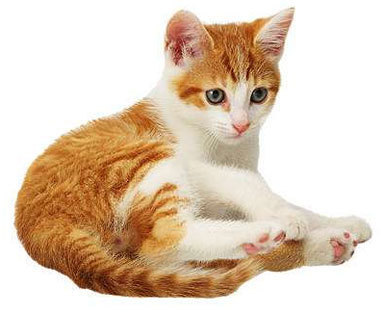
#> input picture catface_detection/cat1.jpg, 384 x 314 px
$ python catface_detection.py
#> lines starting #> are read from the running program, lines starting #| are printed output that depends on the picture; after the words box and inside, x2 and y2 are one past the last pixel; in counts of white or black regions, pixels touching at a corner belong together
# -*- coding: utf-8 -*-
"""
Created on Sat Nov  3 13:36:57 2018

@author: yzzhao2
"""

import numpy as np
import cv2
import os

cat_cascade = cv2.CascadeClassifier('haarcascade_frontalcatface.xml')
cat_ext_cascade = cv2.CascadeClassifier('haarcascade_frontalcatface_extended.xml')

def catface_detector(imgpath, SF = 1.1, N = 3):
    # read the image
#> called with imgpath = './cat1.jpg', SF = 1.1, N = 3
    img = cv2.imread(imgpath)
#> img is the input picture: shape (314, 384, 3); mean B, G, R 185.2, 205, 224.7
    gray = cv2.cvtColor(img, cv2.COLOR_BGR2GRAY)
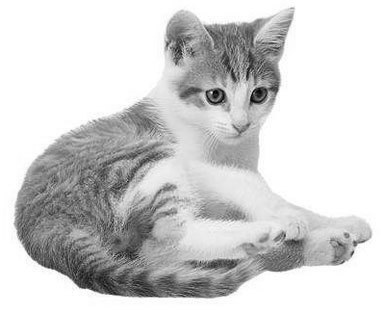
#> gray: shape (314, 384); min 0, max 255, mean 208.6

    cats = cat_cascade.detectMultiScale(gray, scaleFactor = SF, minNeighbors = N)
#> cats = [[189, 55, 98, 98]]
    cats_ext = cat_ext_cascade.detectMultiScale(gray, scaleFactor = SF, minNeighbors = N)
#> cats_ext = [[189, 55, 96, 96]]

    for (x, y, w, h) in cats:
        img = cv2.rectangle(img, (x, y), (x + w, y + h), (255, 0, 0), 2)
#> this loop made 1 pass
#> pass 1, in catface_detector, `img = cv2.rectangle(img, (x, y), (x + w, y + h), (255, 0, 0), 2)`:
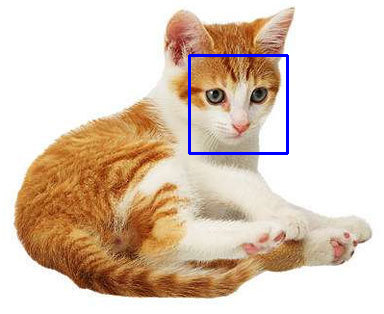
#> img: shape (314, 384, 3); 0.97% of pixels changed, all inside (x1, y1, x2, y2) = (188, 54, 289, 155)
    for (x, y, w, h) in cats_ext:
        img = cv2.rectangle(img, (x, y), (x + w, y + h), (0, 255, 0), 2)
#> this loop made 1 pass
#> pass 1, in catface_detector, `img = cv2.rectangle(img, (x, y), (x + w, y + h), (0, 255, 0), 2)`:
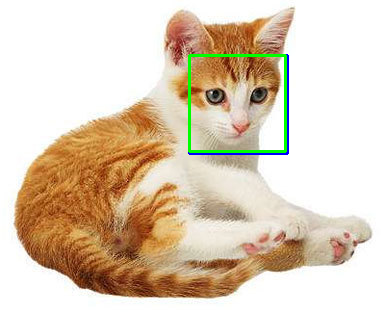
#> img: shape (314, 384, 3); 0.95% of pixels changed, all inside (x1, y1, x2, y2) = (188, 54, 287, 153)

    return img

def catface_generator(imgpath, savepath, SF = 1.1, N = 3):
    # read the image
    img = cv2.imread(imgpath)
    gray = cv2.cvtColor(img, cv2.COLOR_BGR2GRAY)

    cats = cat_cascade.detectMultiScale(gray, scaleFactor = SF, minNeighbors = N)

    for i, (x, y, w, h) in enumerate(cats):
        img = img[y : (y + h), x : (x + w), :]
        savename =  str(i) + imgpath.split('\\')[-1]
        savename = savepath + '\\' + savename
        cv2.imwrite(savename, img)

def get_files(path):
    # read a folder, return the complete path
    ret = []
    for root, dirs, files in os.walk(path):
        for filespath in files:
            ret.append(os.path.join(root,filespath))
    return ret

if __name__ == "__main__":

    '''
    # This part is for ImageNet
    basepath = 'C:\\Users\\ZHAO Yuzhi\\Desktop\\dataset\\ILSVRC2012_train_256'
    savepath = './catface_ImageNet'
    imglist = get_files(basepath)
    ImageNet_cat_range = [2085620, 2138441]
    for i, imgpath in enumerate(imglist):
        if i % 1000 == 0:
            print('Now it is the %d-th image', i)
        imgnumber = int(imgpath.split('\\')[-1][2:9])
        if imgnumber >= ImageNet_cat_range[0] and imgnumber <= ImageNet_cat_range[1]:
            catface.catface_generator(imgpath, savepath)
    '''

    '''
    This part is for CUHK cat face dataset
    basepath = 'C:\\Users\\ZHAO Yuzhi\\Desktop\\dataset\\cat_dataset'
    savepath = './catface_CUHKcat'
    imglist = get_files(basepath)
    for i, imgpath in enumerate(imglist):
        if imgpath.split('\\')[-1][-3:] == 'jpg':
            if i % 1000 == 0:
                print('Now it is the %d-th image', i)
            catface.catface_generator(imgpath, savepath)
    '''

    '''
    # This part is for Columbia dog dataset
    basepath = 'C:\\Users\\ZHAO Yuzhi\\Desktop\\dataset\\CU_Dogs\\dogImages'
    savepath = './dogface_CUdog'
    imglist = get_files(basepath)
    for i, imgpath in enumerate(imglist):
        if i % 1000 == 0:
            print('Now it is the %d-th image', i)
        catface_generator(imgpath, savepath)
    '''

    # Image-based experiment
    img = catface_detector('./cat1.jpg')
    cv2.imwrite('./cat1_result.jpg', img)
    cv2.imshow('detected image', img)
    cv2.waitKey(0)

$ run again, with catface_detection/cat3.jpg copied over catface_detection/cat1.jpg
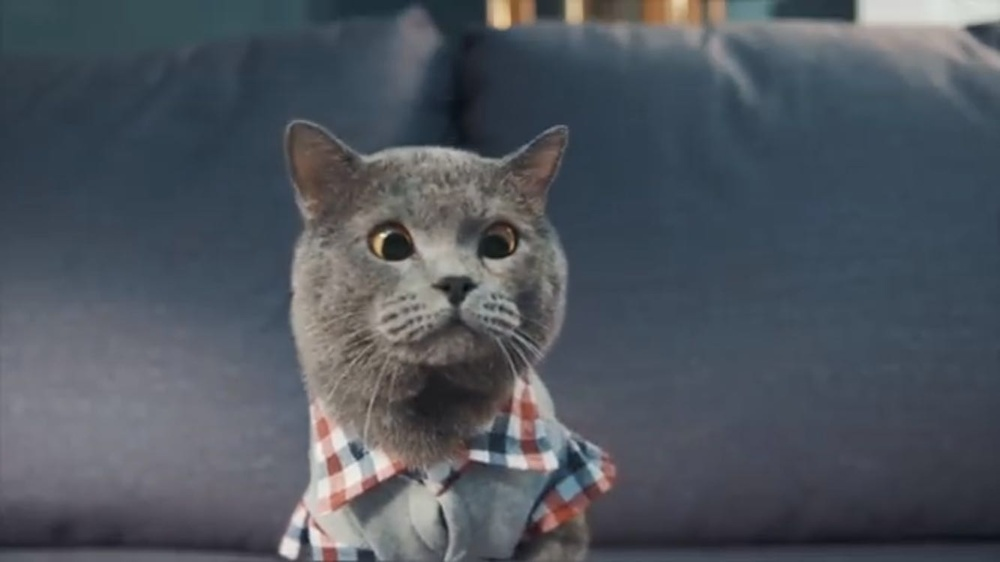
#> input picture catface_detection/cat3.jpg, 1000 x 562 px, shrunk from 1334 x 750 before the run
#> in catface_detector, img is the input picture: shape (562, 1000, 3); mean B, G, R 93.8, 85.2, 79.1
#> cats = [[325, 138, 244, 244]]
#> cats_ext = [[315, 138, 256, 256]]
#> the loop in catface_detector, `for (x, y, w, h) in cats:` made 1 pass
#> pass 1, in catface_detector, `img = cv2.rectangle(img, (x, y), (x + w, y + h), (255, 0, 0), 2)`:
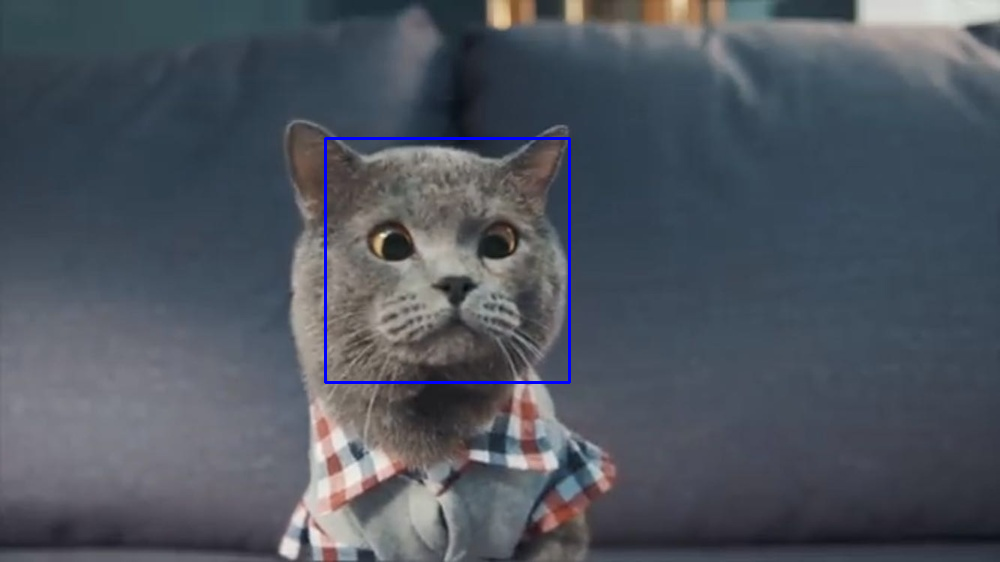
#> img: shape (562, 1000, 3); 0.52% of pixels changed, all inside (x1, y1, x2, y2) = (324, 137, 571, 384)
#> the loop in catface_detector, `for (x, y, w, h) in cats_ext:` made 1 pass
#> pass 1, in catface_detector, `img = cv2.rectangle(img, (x, y), (x + w, y + h), (0, 255, 0), 2)`:
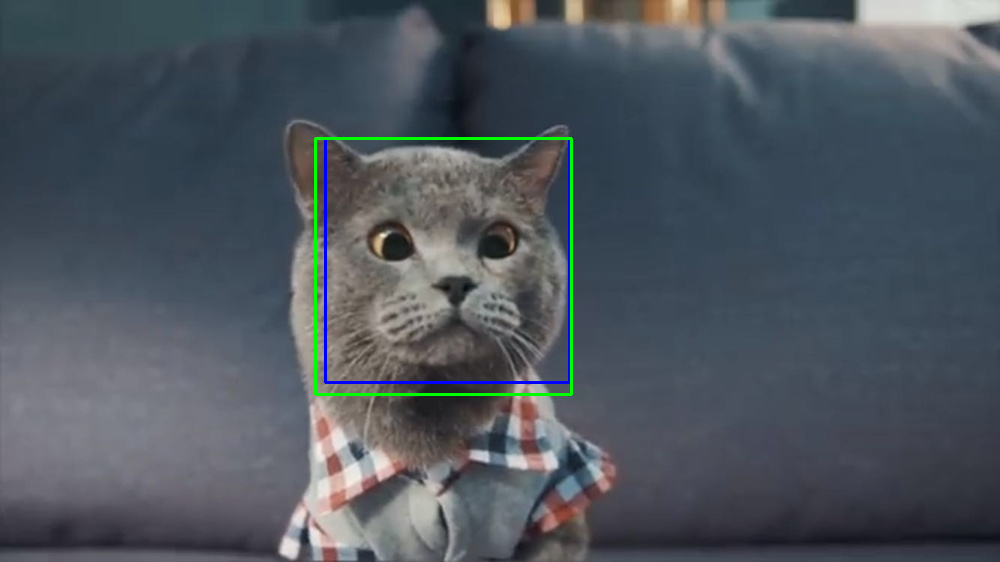
#> img: shape (562, 1000, 3); 0.55% of pixels changed, all inside (x1, y1, x2, y2) = (314, 137, 573, 396)
